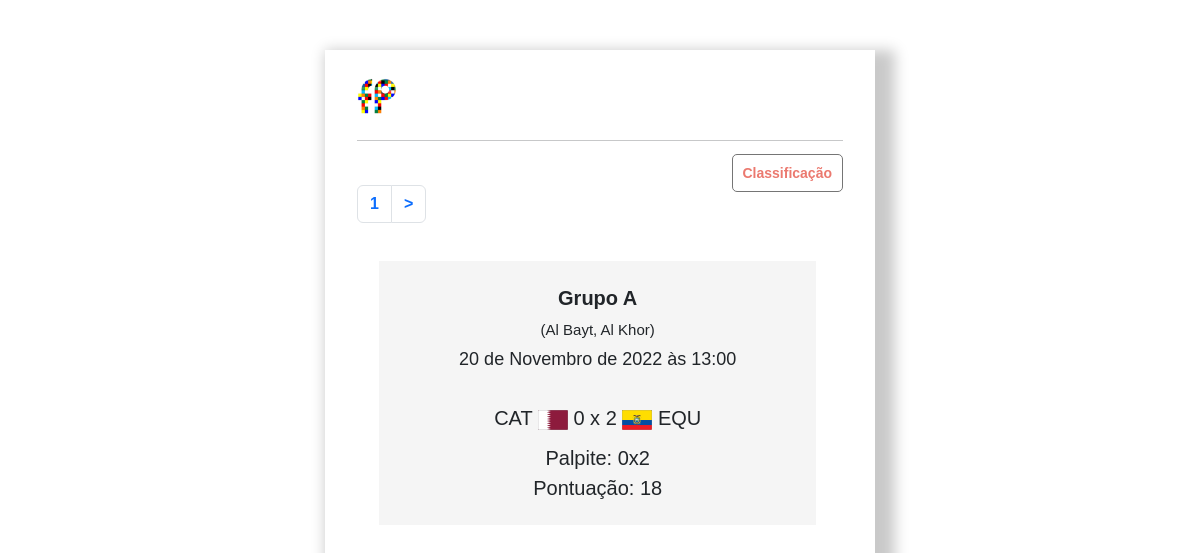
The app's page /copadomundo/5/joaoadmin/ with its own data.
### copadomundo/models.py (models this page shows)
class Jogos(models.Model):
    JOGOS = (
        (0, 0),
        (1, 1),
        (2, 2),
        (3, 3),
        (4, 4),
        (5, 5),
        (6, 6),
        (7, 7),
        (8, 8),
        (9, 9),
        (10, 10),
        (11, 11),
        (12, 12),
        (13, 13),
        (14, 14),
        (15, 15),
        (16, 16),
    )
    GRUPOS = (
        ('Grupo A', 'Grupo A'),
        ('Grupo B', 'Grupo B'),
        ('Grupo C', 'Grupo C'),
        ('Grupo D', 'Grupo D'),
        ('Grupo E', 'Grupo E'),
        ('Grupo F', 'Grupo F'),
        ('Grupo G', 'Grupo G'),
        ('Grupo H', 'Grupo H'),
    )
    ESTADIOS = (
        ('Khalifa International, Doha', 'Khalifa International, Doha'),
        ('Al Bayt, Al Khor', 'Al Bayt, Al Khor'),
        ('Al Janoub, Al-Wakrah', 'Al Janoub, Al-Wakrah'),
        ('Ahmad Bin Ali, Al Rayyan', 'Ahmad Bin Ali, Al Rayyan'),
        ('Al Thumama', 'Al Thumama'),
        ('Education City, Doha', 'Education City, Doha'),
        ('974, Doha', '974, Doha'),
        ('Lusail Iconic Stadium, Lusail', 'Lusail Iconic Stadium, Lusail'),
    )
    SELECOES = (
        ('CAT', 'Catar'),
        ('EQU', 'Equador'),
        ('HOL', 'Holanda'),
        ('SEN', 'Senegal'),
        ('EUA', 'Estados Unidos'),
        ('ING', 'Inglaterra'),
        ('IRA', 'Irã'),
        ('GAL', 'País de Gales'),
        ('ARG', 'Argentina'),
        ('ARA', 'Arábia Saudita'),
        ('MEX', 'México'),
        ('POL', 'Polônia'),
        ('AUS', 'Austrália'),
        ('DIN', 'Dinamarca'),
        ('FRA', 'França'),
        ('TUN', 'Tunísia'),
        ('ALE', 'Alemanha'),
        ('CRC', 'Costa Rica'),
        ('ESP', 'Espanha'),
        ('JAP', 'Japão'),
        ('BEL', 'Bélgica'),
        ('CAN', 'Canadá'),
        ('CRO', 'Croácia'),
        ('MAR', 'Marrocos'),
        ('BRA', 'Brasil'),
        ('CAM', 'Camarões'),
        ('SUI', 'Suíça'),
        ('SER', 'Sérvia'),
        ('COR', 'Coreia do Sul'),
        ('GAN', 'Gana'),
        ('POR', 'Portugal'),
        ('URU', 'Uruguai'),
    )
    Rodada = models.IntegerField()
    Jogo = models.IntegerField(max_length=2, choices=JOGOS)
    Horario = models.DateTimeField('data/hora')
    Grupo = models.CharField(max_length=8, choices=GRUPOS)
    Local = models.CharField(max_length=30, choices=ESTADIOS)
    Time1 = models.CharField(max_length=30, choices=SELECOES)
    Time2 = models.CharField(max_length=30, choices=SELECOES)

class Resultado(models.Model):
    gols = (
        (0, 0),
        (1, 1),
        (2, 2),
        (3, 3),
        (4, 4),
        (5, 5),
        (6, 6),
        (7, 7),
        (8, 8),
        (9, 9),
        (10, 10),
        (11, 11),
        (12, 12),
        (13, 13),
        (14, 14),
        (15, 15),
    )
    Rodada = models.IntegerField()
    Jogo = models.IntegerField(null=True, blank=True)
    time1 = models.PositiveSmallIntegerField(choices=gols)
    time2 = models.PositiveSmallIntegerField(choices=gols)

class Palpites(models.Model):
    gols = (
        (0, 0),
        (1, 1),
        (2, 2),
        (3, 3),
        (4, 4),
        (5, 5),
        (6, 6),
        (7, 7),
        (8, 8),
        (9, 9),
        (10, 10),
        (11, 11),
        (12, 12),
        (13, 13),
        (14, 14),
        (15, 15),
    )
    Rodada = models.IntegerField()
    Jogo = models.IntegerField(null=True, blank=True)
    user = models.ForeignKey(User, on_delete=models.CASCADE, null=True, blank=True)
    time1 = models.PositiveSmallIntegerField(choices=gols)
    time2 = models.PositiveSmallIntegerField(choices=gols)

class Pontuacao(models.Model):
    RODADAS = (
        (1, 1),
        (2, 2),
        (3, 3),
        (4, 4),
        (5, 5),
        (6, 6),
        (7, 7),
    )
    user = models.ForeignKey(User, on_delete=models.CASCADE, null=True, blank=True)
    Rodada = models.IntegerField(choices=RODADAS)
    Jogo = models.IntegerField(null=True, blank=True)
    RE = models.IntegerField(null=True)
    RB = models.IntegerField(null=True)
    RP = models.IntegerField(null=True)
    GV = models.IntegerField(null=True)
    GP = models.IntegerField(null=True)
    ER = models.IntegerField(null=True)
    PONTOS = models.IntegerField()

### copadomundo/views.py (the view)
# urls.py: path('<int:pk>/<user>/', perfilcopa),
def perfilcopa(request, user, pk):
    jogos = Jogos.objects.all()
    p = Paginator(jogos, 1)
    page_num = request.GET.get('page', 1)
    page = p.page(page_num)
    data = {}
    if page_num == 1:
        data['horalimite'] = datetime.datetime(2022, 11, 20, 13, 00)
    elif page_num == '1':
        data['horalimite'] = datetime.datetime(2022, 11, 20, 13, 00)
    elif page_num == '2':
        data['horalimite'] = datetime.datetime(2022, 11, 21, 10, 00)
    elif page_num == '3':
        data['horalimite'] = datetime.datetime(2023, 11, 21, 13, 00)
    elif page_num == '4':
        data['horalimite'] = datetime.datetime(2023, 11, 21, 16, 00)
    elif page_num == '5':
        data['horalimite'] = datetime.datetime(2022, 11, 22, 7, 00)
    elif page_num == '6':
        data['horalimite'] = datetime.datetime(2022, 11, 22, 10, 00)
    elif page_num == '7':
        data['horalimite'] = datetime.datetime(2022, 11, 22, 13, 00)
    elif page_num == '8':
        data['horalimite'] = datetime.datetime(2022, 11, 22, 16, 00)
    elif page_num == '9':
        data['horalimite'] = datetime.datetime(2022, 11, 23, 7, 00)
    elif page_num == '10':
        data['horalimite'] = datetime.datetime(2022, 11, 23, 10, 00)
    elif page_num == '11':
        data['horalimite'] = datetime.datetime(2022, 11, 23, 13, 00)
    elif page_num == '12':
        data['horalimite'] = datetime.datetime(2022, 11, 23, 16, 00)
    elif page_num == '13':
        data['horalimite'] = datetime.datetime(2022, 11, 24, 7, 00)
    elif page_num == '14':
        data['horalimite'] = datetime.datetime(2022, 11, 24, 10, 00)
    elif page_num == '15':
        data['horalimite'] = datetime.datetime(2022, 11, 24, 13, 00)
    else:
        data['horalimite'] = datetime.datetime(2022, 11, 24, 16, 00)
    data['hora'] = datetime.datetime.now()
    data['pages'] = p
    data['page'] = page
    data['object'] = page.object_list
    data['page_num'] = page_num
    meu_palpite = Palpites.objects.all()
    meu_palpite = meu_palpite.filter(user=pk)
    data['meu_palpite'] = meu_palpite.filter(Jogo=page_num)
    pontuacao = Pontuacao.objects.all()
    pontuacao = pontuacao.filter(user=pk)
    pontuacao = pontuacao.filter(Jogo=page_num)
    data['pontuacao'] = pontuacao.first()
    resultado = Resultado.objects.all()
    resultado = resultado.filter(Jogo=page_num)
    data['resultado'] = resultado.first()
    data['usuario'] = user
    return render(request, 'copadomundo/home.html', data)

### copadomundo/templates/copadomundo/home.html (shortened to what this page needs)
{% extends 'copadomundo/index.html' %}
{% load static %}
{% block content %}
<div align="right" style="margin-top:20px">
    <a class="button" href="/copadomundo/classificacao/">Classificação</a>
</div>
<ul class="pagination" style="align:center">
        {% for x in pages.page_range %}
            {% if page.number == x %}
                <li class="page-item">
                    <a class="page-link" href="?page={{x}}">{{x}}</a>
                </li>
            {% elif x > page.number|add:'-2' and x < page.number|add:'-2' %}
                <li class="page-item">
                    <a class="page-link" href="?page={{x}}">{{x}}</a>
                </li>
            {% endif %}
        {% endfor %}
        {% if page.has_next %}
        <li class="page-item">
            <a class="page-link" href="?page={{page.next_page_number}}">></a>
        </li>
        {% endif %}
</ul>
<div class="grid">
    {% for x in page %}
    <b>{{x.Grupo}}</b><br>
    <d style="font-size: 15px;">({{x.Local}})</d><br>
    <d style="font-size: 18px;">{{x.Horario}}</d><br>
    <br>
    {{x.Time1}}
    {% if 'CAT' == x.Time1 %}
    <img src="{% static 'img/CAT.svg' %}" width="30" name="CAT">
    {% elif 'EQU' == x.Time1%}
    <img src="{% static 'img/EQU.svg' %}" width="30" name="EQU">
    {% elif 'ING' == x.Time1%}
    <img src="{% static 'img/ING.svg' %}" width="30" name="ING">
    {% elif 'IRA' == x.Time1%}
    <img src="{% static 'img/IRA.svg' %}" width="30" name="IRA">
    {% elif 'SEN' == x.Time1%}
    <img src="{% static 'img/SEN.svg' %}" width="30" name="SEN">
    {% elif 'HOL' == x.Time1%}
    <img src="{% static 'img/HOL.svg' %}" width="30" name="HOL">
    {% elif 'EUA' == x.Time1%}
    <img src="{% static 'img/EUA.svg' %}" width="30" name="EUA">
    {% elif 'GAL' == x.Time1%}
    <img src="{% static 'img/GAL.svg' %}" width="30" name="GAL">
    {% elif 'ARG' == x.Time1%}
    <img src="{% static 'img/ARG.svg' %}" width="30" name="ARG">
    {% elif 'ARA' == x.Time1%}
    <img src="{% static 'img/ARA.svg' %}" width="30" name="ARA">
    {% elif 'MEX' == x.Time1%}
    <img src="{% static 'img/MEX.svg' %}" width="30" name="MEX">
    {% elif 'POL' == x.Time1%}
    <img src="{% static 'img/POL.svg' %}" width="30" name="POL">
    {% elif 'DIN' == x.Time1%}
    <img src="{% static 'img/DIN.svg' %}" width="30" name="DIN">
    {% elif 'TUN' == x.Time1%}
    <img src="{% static 'img/TUN.svg' %}" width="30" name="TUN">
    {% elif 'FRA' == x.Time1%}
    <img src="{% static 'img/FRA.svg' %}" width="30" name="FRA">
    {% elif 'ALE' == x.Time1%}
    <img src="{% static 'img/ALE.svg' %}" width="30" name="ALE">
    {% elif 'JAP' == x.Time1%}
    <img src="{% static 'img/JAP.svg' %}" width="30" name="JAP">
    {% elif 'ESP' == x.Time1%}
    <img src="{% static 'img/ESP.svg' %}" width="30" name="ESP">
    {% elif 'CRC' == x.Time1%}
    <img src="{% static 'img/CRC.svg' %}" width="30" name="CRC">
    {% elif 'MAR' == x.Time1%}
    <img src="{% static 'img/MAR.svg' %}" width="30" name="MAR">
    {% elif 'CRO' == x.Time1%}
    <img src="{% static 'img/CRO.svg' %}" width="30" name="CRO">
    {% elif 'AUS' == x.Time1%}
    <img src="{% static 'img/AUS.svg' %}" width="30" name="AUS">
    {% elif 'BEL' == x.Time1%}
    <img src="{% static 'img/BEL.svg' %}" width="30" name="BEL">
    {% elif 'CAN' == x.Time1%}
    <img src="{% static 'img/CAN.svg' %}" width="30" name="CAN">
    {% elif 'POR' == x.Time1%}
    <img src="{% static 'img/POR.svg' %}" width="30" name="POR">
    {% elif 'URU' == x.Time1%}
    <img src="{% static 'img/URU.svg' %}" width="30" name="URU">
    {% elif 'COR' == x.Time1%}
    <img src="{% static 'img/COR.svg' %}" width="30" name="COR">
    {% elif 'GAN' == x.Time1%}
    <img src="{% static 'img/GAN.svg' %}" width="30" name="GAN">
    {% elif 'SUI' == x.Time1%}
    <img src="{% static 'img/SUI.svg' %}" width="30" name="SUI">
    {% elif 'CAM' == x.Time1%}
    <img src="{% static 'img/CAM.svg' %}" width="30" name="CAM">
    {% elif 'BRA' == x.Time1%}
    <img src="{% static 'img/BRA.svg' %}" width="30" name="BRA">
    {% elif 'SER' == x.Time1%}
    <img src="{% static 'img/SER.svg' %}" width="30" name="SER">
    {% endif%}
    {{resultado.time1}}
    x
    {{resultado.time2}}
    {% if 'CAT' == x.Time2 %}
    <img src="{% static 'img/CAT.svg' %}" width="30" name="CAT">
    {% elif 'EQU' == x.Time2%}
    <img src="{% static 'img/EQU.svg' %}" width="30" name="EQU">
    {% elif 'ING' == x.Time2%}
    <img src="{% static 'img/ING.svg' %}" width="30" name="ING">
    {% elif 'IRA' == x.Time2%}
    <img src="{% static 'img/IRA.svg' %}" width="30" name="IRA">
    {% elif 'SEN' == x.Time2%}
    <img src="{% static 'img/SEN.svg' %}" width="30" name="SEN">
    {% elif 'HOL' == x.Time2%}
    <img src="{% static 'img/HOL.svg' %}" width="30" name="HOL">
    {% elif 'EUA' == x.Time2%}
    <img src="{% static 'img/EUA.svg' %}" width="30" name="EUA">
    {% elif 'GAL' == x.Time2%}
    <img src="{% static 'img/GAL.svg' %}" width="30" name="GAL">
    {% elif 'ARG' == x.Time2%}
    <img src="{% static 'img/ARG.svg' %}" width="30" name="ARG">
    {% elif 'ARA' == x.Time2%}
    <img src="{% static 'img/ARA.svg' %}" width="30" name="ARA">
    {% elif 'MEX' == x.Time2%}
    <img src="{% static 'img/MEX.svg' %}" width="30" name="MEX">
    {% elif 'POL' == x.Time2%}
    <img src="{% static 'img/POL.svg' %}" width="30" name="POL">
    {% elif 'DIN' == x.Time2%}
    <img src="{% static 'img/DIN.svg' %}" width="30" name="DIN">
    {% elif 'TUN' == x.Time2%}
    <img src="{% static 'img/TUN.svg' %}" width="30" name="TUN">
    {% elif 'FRA' == x.Time2%}
    <img src="{% static 'img/FRA.svg' %}" width="30" name="FRA">
    {% elif 'ALE' == x.Time2%}
    <img src="{% static 'img/ALE.svg' %}" width="30" name="ALE">
    {% elif 'JAP' == x.Time2%}
    <img src="{% static 'img/JAP.svg' %}" width="30" name="JAP">
    {% elif 'ESP' == x.Time2%}
    <img src="{% static 'img/ESP.svg' %}" width="30" name="ESP">
    {% elif 'CRC' == x.Time2%}
    <img src="{% static 'img/CRC.svg' %}" width="30" name="CRC">
    {% elif 'MAR' == x.Time2%}
    <img src="{% static 'img/MAR.svg' %}" width="30" name="MAR">
    {% elif 'CRO' == x.Time2%}
    <img src="{% static 'img/CRO.svg' %}" width="30" name="CRO">
    {% elif 'AUS' == x.Time2%}
    <img src="{% static 'img/AUS.svg' %}" width="30" name="AUS">
    {% elif 'BEL' == x.Time2%}
    <img src="{% static 'img/BEL.svg' %}" width="30" name="BEL">
    {% elif 'CAN' == x.Time2%}
    <img src="{% static 'img/CAN.svg' %}" width="30" name="CAN">
    {% elif 'POR' == x.Time2%}
    <img src="{% static 'img/POR.svg' %}" width="30" name="POR">
    {% elif 'URU' == x.Time2%}
    <img src="{% static 'img/URU.svg' %}" width="30" name="URU">
    {% elif 'COR' == x.Time2%}
    <img src="{% static 'img/COR.svg' %}" width="30" name="COR">
    {% elif 'GAN' == x.Time2%}
    <img src="{% static 'img/GAN.svg' %}" width="30" name="GAN">
    {% elif 'SUI' == x.Time2%}
    <img src="{% static 'img/SUI.svg' %}" width="30" name="SUI">
    {% elif 'CAM' == x.Time2%}
    <img src="{% static 'img/CAM.svg' %}" width="30" name="CAM">
    {% elif 'BRA' == x.Time2%}
    <img src="{% static 'img/BRA.svg' %}" width="30" name="BRA">
    {% elif 'SER' == x.Time2%}
    <img src="{% static 'img/SER.svg' %}" width="30" name="SER">
    {% endif %}
    {{x.Time2}}<br>
    <div style="margin-top:10px">
    {% if hora < horalimite %}
        {% for i in meu_palpite %}
            Meu palpite: {{i.time1}}x{{i.time2}}<br>
            <a class="button" style="margin-top:10px" href="/copadomundo/update/{{page_num}}/{{i.id}}/">atualizar</a>
        {% empty %}
            <a class="button" href="/copadomundo/palpite/{{x.Rodada}}/{{x.Jogo}}/">palpitar</a>
        {% endfor %}
    {% else %}
        {% if usuario == request.user %}
            {% for i in meu_palpite %}
                Meu palpite: {{i.time1}}x{{i.time2}}<br>
                Pontuação: {{pontuacao.PONTOS}}
            {% empty %}
                Tempo Esgotado.
            {% endfor %}
        {% else %}
            {% for i in meu_palpite %}
                Palpite: {{i.time1}}x{{i.time2}}<br>
                Pontuação: {{pontuacao.PONTOS}}
            {% empty %}
                Tempo Esgotado.
            {% endfor %}
        {% endif %}
    {% endif %}
    </div>
    {% endfor %}
</div>
{% endblock %}

### copadomundo/static/css/style_copa.css (style rules this page uses)
* { font-family: Arial; }
body { background-color: white; font-family: 'Nunito', sans-serif; padding-top: 50px; }
h1, h2, h3, h4, h5, h6, { font-family: 'Raleway', sans-serif; }
a, p { color: #4b5156; }
a { font-weight: 600; }
::placeholder { font-weight: 300; opacity: 0.5; }
.button { border: 1px solid #757575; background-color: #FFF; color: #EB796F; padding: 10px; font-size: 14px; border-radius: 5px; cursor: pointer; text-decoration: none; }
.grid { width: 90%; height: 110%; background-color: whitesmoke; display: inline-block; font-size: 20px; margin: 22px; padding: 22px; text-align: center; }
.pagination { align: center; }

### records on screen
Jogos: Grupo "Grupo A", Local "Al Bayt, Al Khor", Horario "20 de Novembro de 2022 às 13:00", Time1 "CAT", Time2 "EQU"
Resultado: time1 "0", time2 "2"
Palpites: time1 "0", time2 "2"
Pontuacao: PONTOS "18"

### other values on screen
{{ x }} "1"
